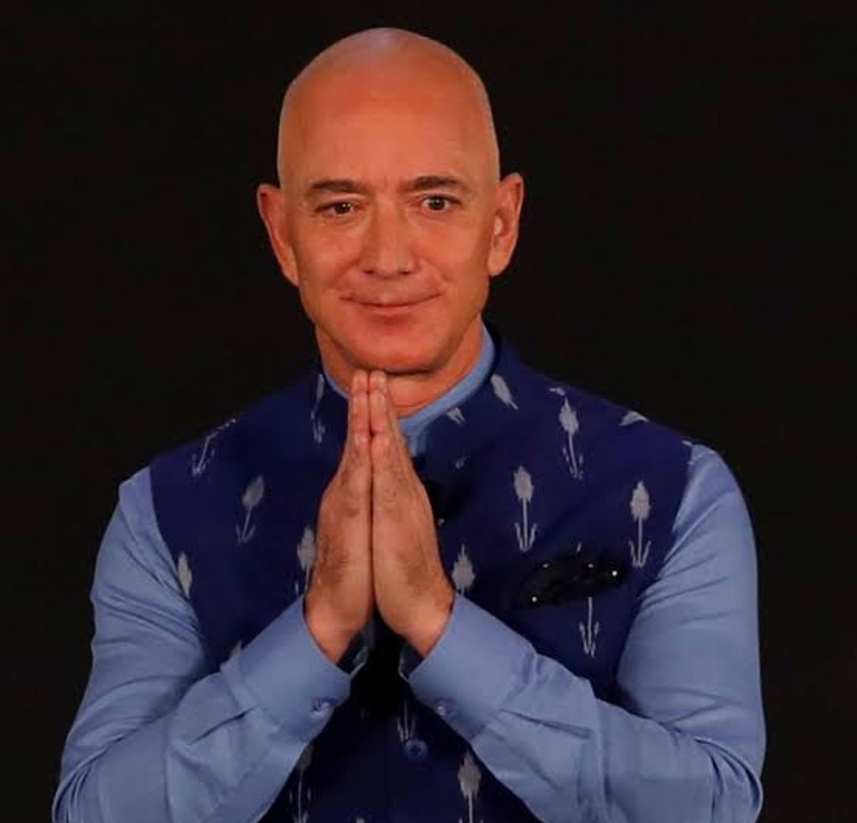
#> input picture Jeff.jpeg, 857 x 823 px, shrunk from 1080 x 1037 before the run, found by its file name
$ jupyter execute Paitings.ipynb
#> lines starting #> are read from the running program, lines starting #| are printed output that depends on the picture; after the words box and inside, x2 and y2 are one past the last pixel; in counts of white or black regions, pixels touching at a corner belong together
[cell 1]
from google.colab.patches import cv2_imshow

[cell 2]
import cv2

[cell 3]
import numpy as np

[cell 4]
def read_file(filename):
#> called with filename = '/content/Jeff.jpeg'
  img=cv2.imread(filename)
#> img is the input picture: shape (823, 857, 3); mean B, G, R 45.1, 38.7, 51
  return img

filename = '/content/Jeff.jpeg'

[cell 5]
img = read_file(filename)

[cell 6]
def edge_mask(img,line_size,blur_value):
#> called with line_size = 5, blur_value = 5
  gray = cv2.cvtColor(img,cv2.COLOR_BGR2GRAY)
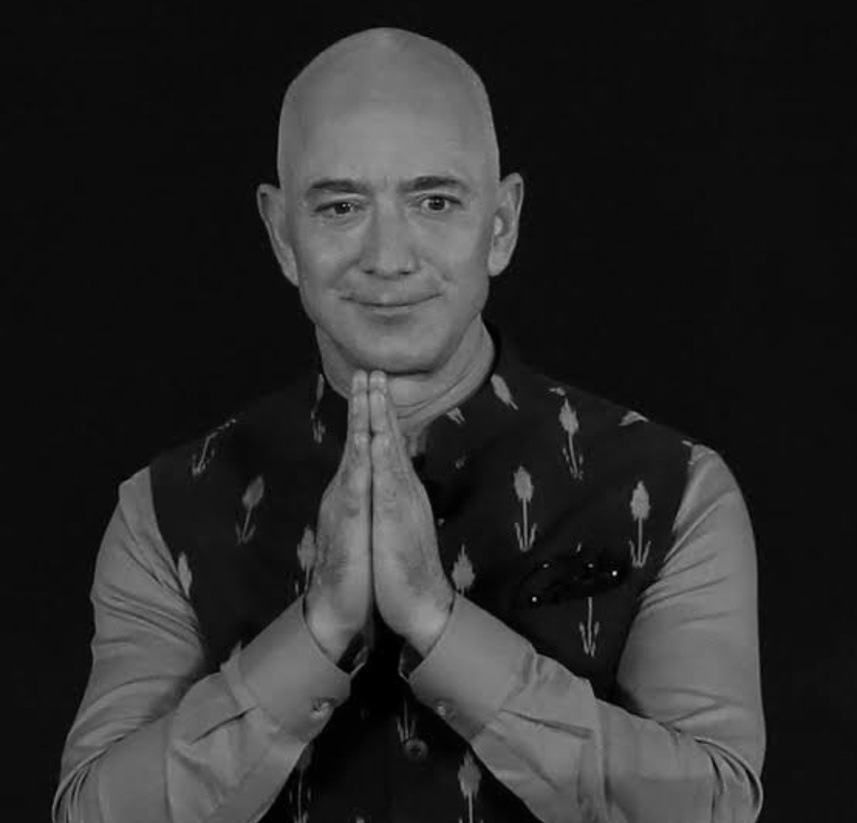
#> gray: shape (823, 857); min 0, max 223, mean 43.1
  gray_blur=cv2.medianBlur(gray,blur_value)
  edges=cv2.adaptiveThreshold(gray_blur,255,cv2.ADAPTIVE_THRESH_MEAN_C,cv2.THRESH_BINARY,line_size,blur_value)
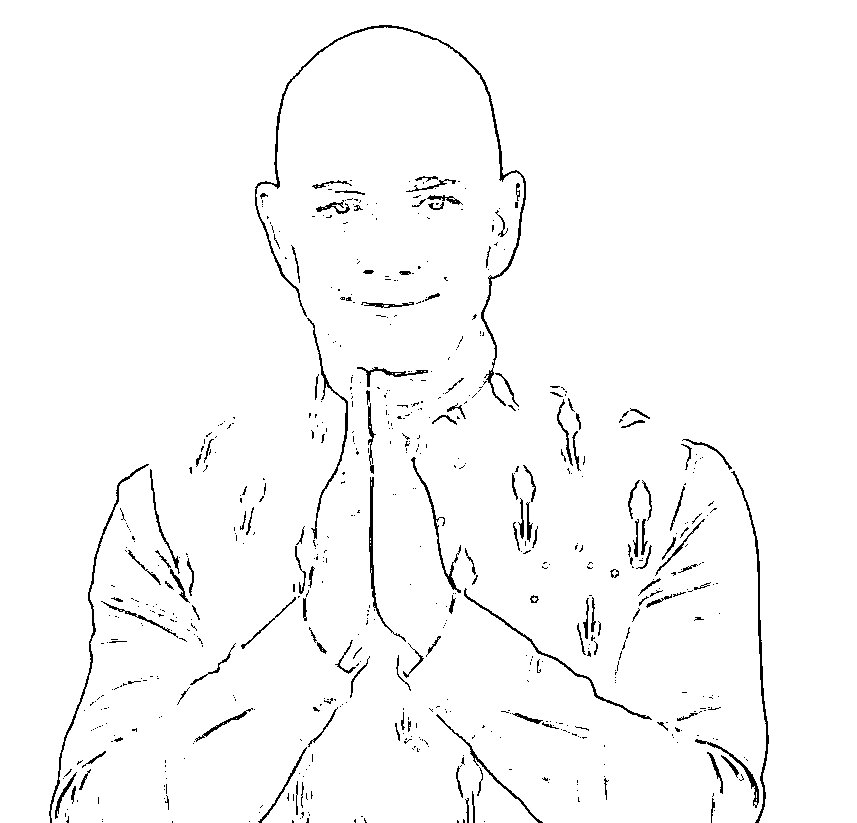
#> edges: shape (823, 857); 97.5% white; black in thin lines or dots, all inside (x1, y1, x2, y2) = (49, 25, 769, 823)
  return edges

line_size=5
blur_value=5
edges=edge_mask(img,line_size,blur_value)

[cell 7]
def color_quantization(img,k):
#> called with k = 9
  data=np.float32(img).reshape((-1,3))

  criteria=(cv2.TERM_CRITERIA_EPS+cv2.TERM_CRITERIA_MAX_ITER,20,0.001)
  ret,label,center=cv2.kmeans(data,k,None,criteria,10,cv2.KMEANS_RANDOM_CENTERS)
#> ret = 92254380.8; center = [[60.81, 87.95, 177.3], [95.18, 64.29, 61.03], [48.47, 71.34, 148.2], [9.55, 11.1, 14.46], [77.95, 106.1, 199.9], [48.14, 16.55, 18.1], [30.24, 43.41, 100.7], [128.9, 93.16, 85.46], [149.9, 113.7, 104.7]]
  center=np.uint8(center)
#> center = [[60, 87, 177], [95, 64, 61], [48, 71, 148], [9, 11, 14], [77, 106, 199], [48, 16, 18], [30, 43, 100], [128, 93, 85], [149, 113, 104]]
  result=center[label.flatten()]
  result=result.reshape(img.shape)
  return result

total_color=9
paint=color_quantization(img,total_color)
blurred=cv2.bilateralFilter(img,d=8,sigmaColor=100,sigmaSpace=100)
cartoon=cv2.bitwise_and(blurred,blurred,mask=edges)
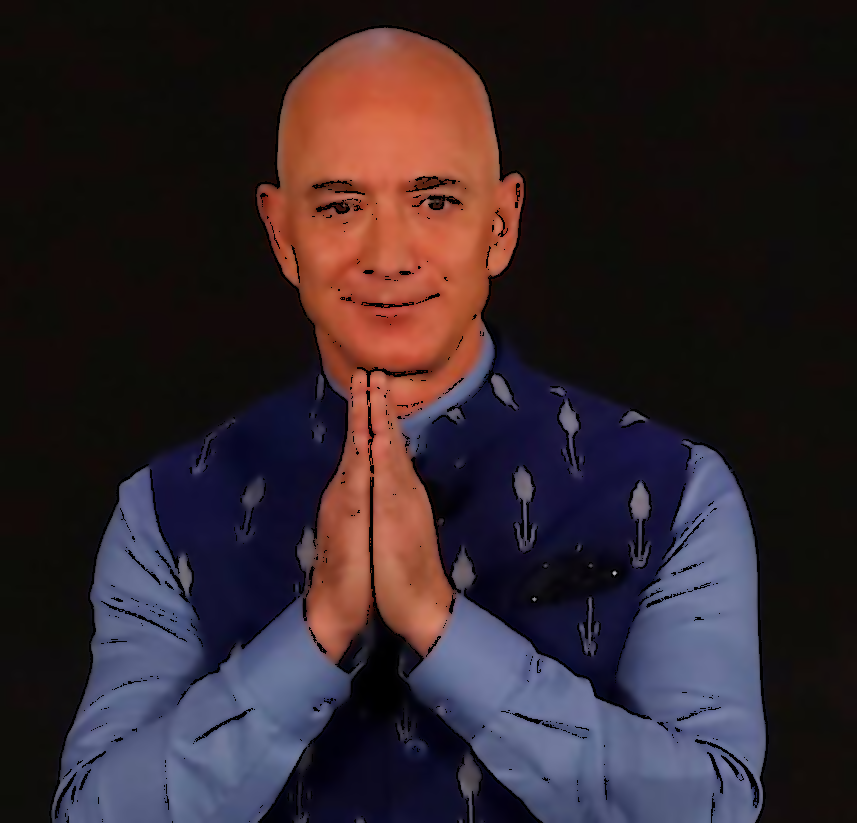
#> cartoon: shape (823, 857, 3); mean B, G, R 43.9, 37.7, 49.7
